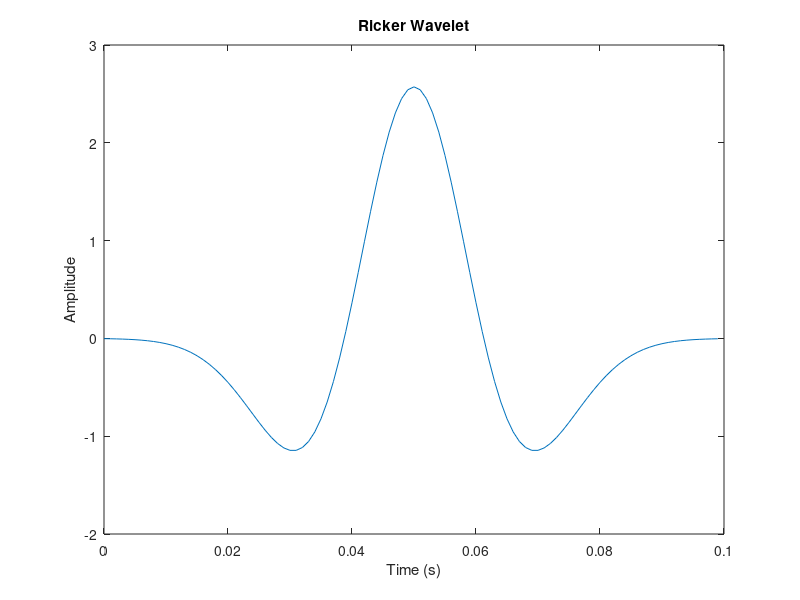

Write MATLAB code to recreate this figure.
function [rw,t] = ricker_2nd(f,dt,tlength,t0)

%RICKER creates an second order ricker wavelet signal
%
%   RICKER creates and plots a default causal ricker wavelet with:
%
%       peak frequency   = 20 Hz
%       sampling time    = 0.001 seconds
%       length of signal in seconds = 3/f;
%       peak location    = 1/F = 1/20Hz
%
%   RW = RICKER(...) returns the default wavelet in RW.
%
%   [RW,T] = RICKER(...) returns the time vector in T.
%
%   Specifying parameters of peak frequency (F, Hz), number of points (N),
%   and sampling time (DT) are specified by the syntax:
%
%       [RW,T] = RICKER(F)
%       [RW,T] = RICKER(F,DT)
%       [RW,T] = RICKER(F,DT,TLENGTH)
%       
%   [RW,T] = RICKER(F,DT,TLENGTH,T0) creates a ricker wavelet with peak centered
%   at T0.

%   Example :
%    % create a ricker wavelet with 40 Hz 0.02,and 0.1 s length  s between
%    % samples
%    [rw,t] = ricker(40,0.002,0.1);
%    plot(t,rw), xlabel('Time'), ylabel('Amplitude')

% Define inputs if needed
switch nargin
    case 0
        f  = 20;
        dt = 0.001;  
        n = 100;
        t0 = 1/f;
    case 1
        dt = 0.001;  
        n = 100;
        t0 = 1/f;
    case 2
        tlength=3/f;
        n  = fix(tlength/dt)+1;
        t0 = 1/f;
    case 3
        n  = fix(tlength/dt)+1;
        t0 = 1/f;  
   case 4
        n  = fix(tlength/dt)+1;
    otherwise
        warning('RICKER:tooManyInputs','Ignoring additional inputs')
end

% Create the wavelet and shift in time if needed
T = dt*(n-1);
t = 0:dt:T;
tau = t-t0;
a=pi*tau*f;
s = normalize((1-2*a.^2).*exp(-a.^2));

    
 
if nargout == 0
    figure;
        plot(t,s)
        xlabel('Time (s)')
        ylabel('Amplitude')
        title('Ricker Wavelet')
else
        rw = s;
end